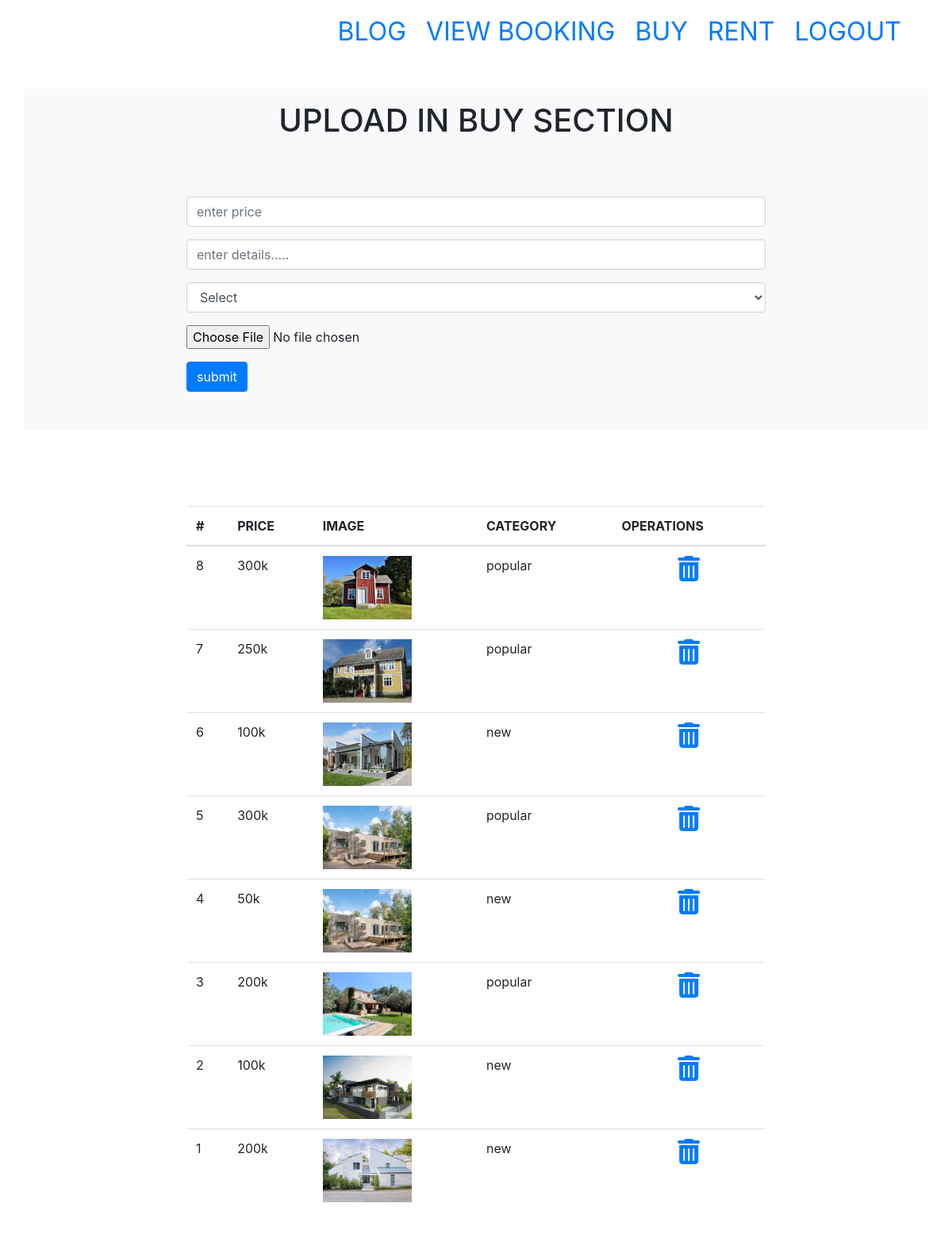
The app's page /admin/admin_buy.php with its own data.
### tables this page shows
CREATE TABLE `buy_house` (
  `id` int(10) NOT NULL,
  `price` text NOT NULL,
  `details` text NOT NULL,
  `image` text NOT NULL,
  `category` text NOT NULL
);

### admin/admin_buy.php (the view, shortened to what this page needs)
<?php
    require_once ("db.php");
?>
<!DOCTYPE html>
<html lang="en">
<head>
    <link rel="stylesheet" href="../css/bootstrap.min.css">
</head>
<body>
<div class="text-right mr-5 my-3 text-uppercase ">
<ul style="list-style-type:none;font-size:2rem;">
<li class="mr-3" style="display:inline-block;"><a href="upload.php">Blog</a></li>
<li class="mr-3" style="display:inline-block;"><a href="view.php">View Booking</a></li>
<li class="mr-3" style="display:inline-block;"><a href="admin_buy.php">buy</a></li>
<li class="mr-3" style="display:inline-block;"><a href="admin_rent.php">rent</a></li>
<li class="mr-3" style="display:inline-block;"><a href="logout.php">logout</a></li>
</ul>
</div>
<div class="container my-5 bg-light">
    <h1 class="text-center text-uppercase py-3">upload in buy section</h1>
    <div class="row py-5">
    <div class="col-8 mx-auto">
    <form action="admin_buy.php" method="post" enctype="multipart/form-data">
    <div class="form-group">
    <input type="text" name="price" placeholder="enter price" class="form-control" required>
    </div>
    <div class="form-group">
    <input type="text" name="detail" placeholder="enter details....." class="form-control"  required>
    </div>
    <div class="form-group">
    <select name="category" id="category" class="form-control" required>
    <option value="">Select</option>
    </select>
    </div>
    <div class="form-group">
    <input type="file" name="image" >
    </div>
    <button class="btn btn-primary" name="submit">
    submit</button>
    </form>
    </div>
</div>
</div>
<div class="container py-5">
<div class="row">
<div class="col-8 mx-auto">
<div class="table-responsive">
    <table class="table">
    <thead class="text-uppercase">
    <th>#</th>
    <th>price</th>
    <th>image</th>
    <th>category</th>
    <th>operations</th>
    </thead>
    <tbody>
    <?php
    $q = mysqli_query($db, "SELECT * FROM buy_house ORDER BY id DESC");
    $n = mysqli_num_rows($q);
    if($n>0) {
        while($r = mysqli_fetch_array($q)) {
    ?>
    <tr>
    <td><?php echo $r['id']; ?></td>
    <td><?php echo $r['price']; ?></td>
    <td><img src="img/<?php echo $r['image']; ?>" alt="" style="width:7rem;height:5rem;"></td>
    <td><?php echo $r['category']; ?></td>
    <td class="text-center"><a href="delete_buy.php?d=<?php echo $r['id'] ?>"><i class="fa fa-trash" aria-hidden="true" style="font-size:2rem;">
    </i></a></td>
    </tr>
    <?php
        }
    }
    ?>
    </tbody>
    </table>
    </div>
</div>
</div>
</div>
</body>
</html>

### records on screen
buy_house: id "8", price "300k", image (picture), category "popular"
buy_house: id "7", price "250k", image (picture), category "popular"
buy_house: id "6", price "100k", image (picture), category "new"
buy_house: id "5", price "300k", image (picture), category "popular"
buy_house: id "4", price "50k", image (picture), category "new"
buy_house: id "3", price "200k", image (picture), category "popular"
buy_house: id "2", price "100k", image (picture), category "new"
buy_house: id "1", price "200k", image (picture), category "new"
